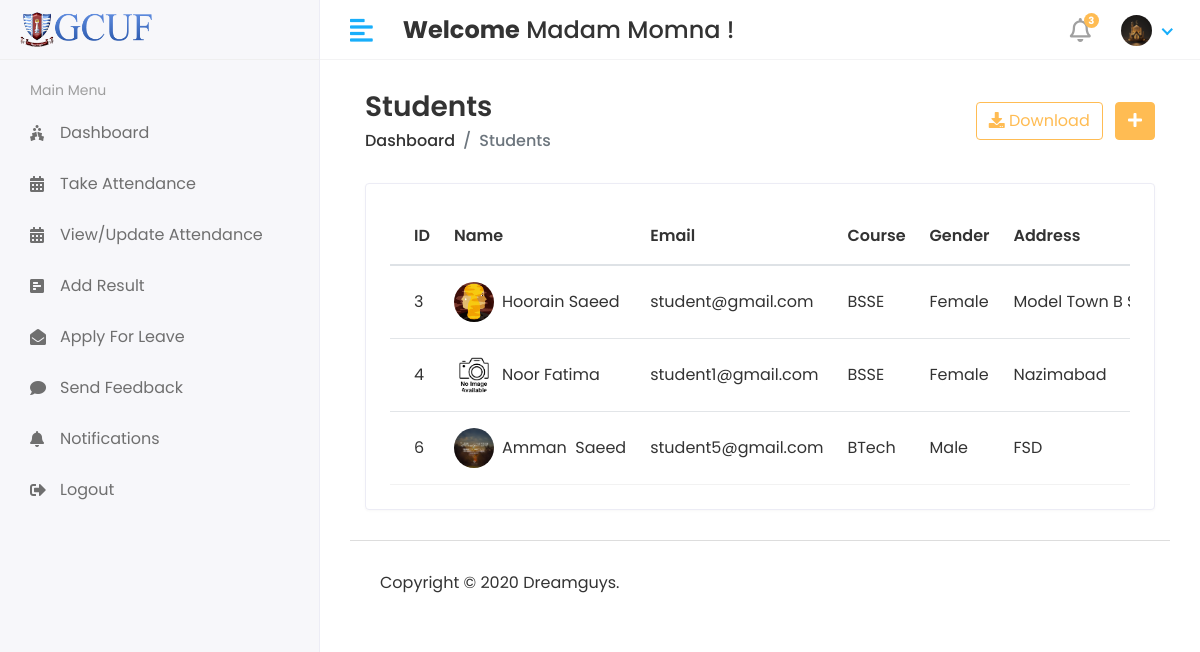
The app's page /Hod/Student/View (signed in) with its own data.
### app/models.py (models this page shows, shortened)
class CustomUser(AbstractUser):
    USER = (
        (1,'HOD'),
        (2,'STAFF'),
        (3,'STUDENT'),
    )
    user_type = models.CharField(choices=USER,max_length=50,default=1)
    profie_pic = models.ImageField(upload_to='media/profile_pic')

class Student(models.Model):
    admin = models.OneToOneField(CustomUser,on_delete=models.CASCADE)
    address = models.TextField()
    gender = models.CharField(max_length=100)
    course_id = models.ForeignKey(Course,on_delete=models.DO_NOTHING)
    session_year_id = models.ForeignKey(Session_Year,on_delete=models.DO_NOTHING)
    created_at = models.DateTimeField(auto_now_add=True)
    updated_at = models.DateTimeField(auto_now=True)

class Course(models.Model):
        name = models.CharField(max_length=100)
        created_at = models.DateTimeField(auto_now_add=True)
        updated_at = models.DateTimeField(auto_now=True)

### student_management_system/Hod_Views.py (the view)
# urls.py: path('Hod/Student/View',Hod_Views.VIEW_STUDENT,name='view_student'),
@login_required(login_url='/')
def VIEW_STUDENT(request):
    student = Student.objects.all()
    context = {
        'student': student,
    }
    return render(request, 'Hod/view_student.html', context)

### templates/Hod/view_student.html (shortened to what this page needs)
{% extends 'base.html' %}
{% block content %}
<div class="content container-fluid">
               <div class="page-header">
                  <div class="row align-items-center">
                     <div class="col">
                        <h3 class="page-title">Students</h3>
                        <ul class="breadcrumb">
                           <li class="breadcrumb-item"><a href="index.html">Dashboard</a></li>
                           <li class="breadcrumb-item active">Students</li>
                        </ul>
                     </div>
                     <div class="col-auto text-right float-right ml-auto">
                        <a href="#" class="btn btn-outline-primary mr-2"><i class="fas fa-download"></i> Download</a>
                        <a href="add-student.html" class="btn btn-primary"><i class="fas fa-plus"></i></a>
                     </div>
                  </div>
               </div>
               <div class="row">
                  <div class="col-sm-12">
                     <div class="card card-table">
                        <div class="card-body">
                           <div class="table-responsive">
                              <table class="table table-hover table-center mb-0 datatable">
                                 <thead>
                                    <tr>
                                       <th>ID</th>
                                       <th>Name</th>
                                       <th>Email</th>
                                       <th>Course</th>
                                       <th>Gender</th>
                                       <th>Address</th>
                                    </tr>
                                 </thead>
                                 <tbody>
                                 {% for i in student %}
                                    <tr>
                                       <td>{{i.id}}</td>
                                       <td>
                                          <h2 class="table-avatar">
                                             <a href="student-details.html" class="avatar avatar-sm mr-2"><img class="avatar-img rounded-circle" src="/{{i.admin.profie_pic}}" alt="User Image"></a>
                                             <a href="student-details.html">{{i.admin.first_name}}&nbsp;{{i.admin.last_name}}</a>
                                          </h2>
                                       </td>
                                       <td>{{i.admin.email}}</td>
                                       <td>{{i.course_id.name}}</td>
                                       <td>{{i.gender}}</td>
                                       <td>{{i.address}}</td>
                                    </tr>
                                 {% endfor %}
                                 </tbody>
                              </table>
                           </div>
                        </div>
                     </div>
                  </div>
               </div>
            </div>
{% endblock %}

### templates/includes/header.html (shortened to what this page needs)
{% load static %}
<div class="header">
            <div class="header-left">
               <a href="index.html" class="logo">
               <img src="{% static 'assets/img/gcuf.png' %}" alt="Logo">
               </a>
            </div>
            <a href="javascript:void(0);" id="toggle_btn">
            <i class="fas fa-align-left"></i>
            </a>
            <div class="top-nav-search mt-3">
               <h4><strong>Welcome</strong><span> {{user.first_name}} {{ user.last_name }}</span>&nbsp;!</h4>
            </div>
            <ul class="nav user-menu">
               <li class="nav-item dropdown noti-dropdown">
                  <a href="#" class="dropdown-toggle nav-link" data-toggle="dropdown">
                  <i class="far fa-bell"></i> <span class="badge badge-pill">3</span>
                  </a>
               </li>
               <li class="nav-item dropdown has-arrow">
                  <a href="#" class="dropdown-toggle nav-link" data-toggle="dropdown">
                     {% if user.profie_pic == "" %}
                     <span class="user-img"><img class="rounded-circle" src="{% static 'assets/img/noimg.png' %}" width="31" alt="Ryan Taylor"></span>
                     {% else %}
                  <span class="user-img"><img class="rounded-circle" src="/{{user.profie_pic}}" width="31" alt="Ryan Taylor"></span>
                  {% endif %}
                  </a>
               </li>
            </ul>
         </div>

### static/assets/css/style.css (style rules this page uses)
html { height: 100%; }
body { background-color: #fff; color: #333; font-family: 'Poppins', sans-serif; font-size: 1rem; height: 100%; line-height: 1.5; overflow-x: hidden; }
h1, h2, h3, h4, h5, h6 { font-family: 'Poppins', sans-serif; margin-top: 0; }
a { color: #009ce7; }
input, button, a { transition: all 0.4s ease; -moz-transition: all 0.4s ease; -o-transition: all 0.4s ease; -ms-transition: all 0.4s ease; -webkit-transition: all 0.4s ease; }
ul, ol { padding: 0px; list-style: none; }
.table { color: #333; max-width: 100%; margin-bottom: 0; width: 100%; }
table.table td h2 { display: inline-block; font-size: inherit; font-weight: 400; margin: 0; padding: 0; vertical-align: middle; }
table.table td h2.table-avatar { align-items: center; display: inline-flex; font-size: inherit; font-weight: 400; margin: 0; padding: 0; vertical-align: middle; white-space: nowrap; }
table.table td h2 a { color: #333; }
.table thead tr th { font-weight: 600; }
.table tbody tr { border-bottom: 1px solid rgba(0, 0, 0, 0.05); }
.table.table-center td, .table.table-center th { vertical-align: middle; }
.card-table .card-body .table > thead > tr > th { border-top: 0; }
.card-table .card-body .table tr td:first-child, .card-table .card-body .table tr th:first-child { padding-left: 1.5rem; }
.card-table .table td, .card-table .table th { border-top: 1px solid #e2e5e8; padding: 1rem 0.75rem; white-space: nowrap; }
.btn-primary { background-color: #FFBC53; border: 1px solid #FFBC53; }
.btn-outline-primary { color: #FFBC53; border-color: #FFBC53; }
.card { border: 1px solid #ececf5; box-shadow: 0 1px 3px 0 rgba(0, 0, 0, 0.03); margin-bottom: 1.875rem; }
.card-body { padding: 1.5rem; }
.avatar { position: relative; display: inline-block; width: 3rem; height: 3rem }
.avatar > img { width: 100%; height: 100%; -o-object-fit: cover; object-fit: cover; }
.avatar-sm { width: 2.5rem; height: 2.5rem; }
.header { background-color: #fff; border-bottom: 1px solid #f3f3f4; left: 0; position: fixed; right: 0; top: 0; z-index: 1001; height: 60px; }
.header .header-left { float: left; height: 60px; padding: 0 20px; position: relative; width: 320px; z-index: 1; transition: all 0.2s ease-in-out; background-color: #f7f7fa; border-bottom: 1px solid #efefef; border-right: 1px solid #ececf5; display: flex; align-items: center; }
.header .header-left .logo { display: inline-block; line-height: 60px; }
.header .header-left .logo img { max-height: 40px; width: auto; }
.header .dropdown-toggle:after { display: none; }
.header .has-arrow .dropdown-toggle:after { border-top: 0; border-left: 0; border-bottom: 2px solid #18aefa; border-right: 2px solid #18aefa; content: ''; height: 8px; display: inline-block; pointer-events: none; -webkit-transform-origin: 66% 66%; -ms-transform-origin: 66% 66%; transform-origin: 66% 66%; -webkit-transform: rotate(45deg); -ms-transform: rotate(45deg); transform: rotate(45deg); -webkit-transition: all 0.15s ease-in-out; transition: all 0.15s ease-in-out; width: 8px; vertical-align: 0px; }
.user-menu { float: right; margin: 0; position: relative; z-index: 99; padding-right: 15px; }
.user-menu.nav > li > a { color: #a0a0a0; font-size: 14px; line-height: 58px; padding: 0 15px; height: 60px; }
.user-img { margin-right: 3px; position: relative; }
.top-nav-search { float: left; margin-left: 15px; }
.page-header { margin-bottom: 1.875rem; }
.page-header .breadcrumb { background-color: transparent; color: #6c757d; font-size: 1rem; font-weight: 500; margin-bottom: 0; padding: 0; }
.page-header .breadcrumb a { color: #333; }
.page-title { font-size: 28px; font-weight: 600; color: #333; margin-bottom: 5px; }
.user-menu.nav > li > a .badge { background-color: #FFBC53; display: block; font-size: 10px; font-weight: bold; height: 15px; width: 15px; position: absolute; right: 7px; top: 13px; color: #fff; padding: 3px; }
.user-menu.nav > li > a > i { font-size: 1.5rem; line-height: 60px; }
@media (min-width: 992px) { #toggle_btn { align-items: center; color: #18aefa; display: inline-flex; float: left; font-size: 26px; height: 60px; justify-content: center; margin-left: 15px; padding: 0 15px; } }

### records on screen
CustomUser: first_name "Madam", last_name "Momna", profie_pic (picture)
Student: id "3", admin.profie_pic (picture), admin.first_name "Hoorain", admin.last_name "Saeed", admin.email "student@gmail.com", course_id.name "BSSE", gender "Female", address "Model Town B…"
Student: id "4", admin.profie_pic (placeholder picture), admin.first_name "Noor", admin.last_name "Fatima", admin.email "student1@gmail.com", course_id.name "BSSE", gender "Female", address "Nazimabad"
Student: id "6", admin.profie_pic (picture), admin.first_name "Amman", admin.last_name "Saeed", admin.email "student5@gmail.com", course_id.name "BTech", gender "Male", address "FSD"
